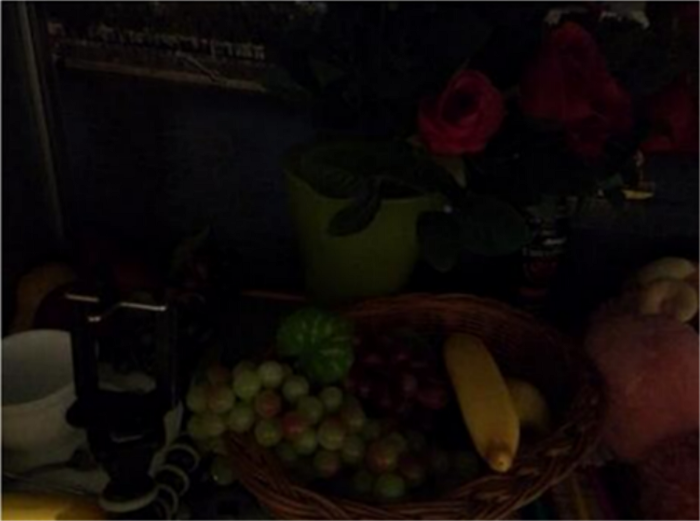
#> input picture dark.png, 700 x 521 px
$ python app.py
#> lines starting #> are read from the running program, lines starting #| are printed output that depends on the picture
# -*- coding: utf-8 -*-
"""
Created on Tue July 2021
@author: izaidi
"""
import time
import cv2
import os
import numpy as np
from guidedfilter import guided_filter

def get_illumination_channel(I, w):
    M, N, _ = I.shape
    padded = np.pad(I, ((int(w/2), int(w/2)), (int(w/2), int(w/2)), (0, 0)), 'edge')
    darkch = np.zeros((M, N))
    brightch = np.zeros((M, N))

    for i, j in np.ndindex(darkch.shape):
        darkch[i, j] = np.min(padded[i:i + w, j:j + w, :])
        brightch[i, j] = np.max(padded[i:i + w, j:j + w, :])

    return darkch, brightch

def get_atmosphere(I, brightch, p=0.1):
    M, N = brightch.shape
    flatI = I.reshape(M*N, 3)
    flatbright = brightch.ravel()

    searchidx = (-flatbright).argsort()[:int(M*N*p)]
    A = np.mean(flatI.take(searchidx, axis=0), dtype=np.float64, axis=0)
    return A

def get_initial_transmission(A, brightch):
    A_c = np.max(A)
    init_t = (brightch-A_c)/(1.-A_c)
    return (init_t - np.min(init_t))/(np.max(init_t) - np.min(init_t))

def get_corrected_transmission(I, A, darkch, brightch, init_t, alpha, omega, w):
    im3 = np.empty(I.shape, I.dtype);
    for ind in range(0, 3):
        im3[:, :, ind] = I[:, :, ind] / A[ind]
    dark_c, _ = get_illumination_channel(im3, w)
    dark_t = 1 - omega*dark_c
    corrected_t = init_t
    diffch = brightch - darkch

    for i in range(diffch.shape[0]):
        for j in range(diffch.shape[1]):
            if(diffch[i, j] < alpha):
                corrected_t[i, j] = dark_t[i, j] * init_t[i, j]

    return np.abs(corrected_t)

def get_final_image(I, A, refined_t, tmin):
    refined_t_broadcasted = np.broadcast_to(refined_t[:, :, None], (refined_t.shape[0], refined_t.shape[1], 3))
    J = (I-A) / (np.where(refined_t_broadcasted < tmin, tmin, refined_t_broadcasted)) + A

    return (J - np.min(J))/(np.max(J) - np.min(J))

def dehaze(I, tmin, w, alpha, omega, p, eps, reduce=False):
    m, n, _ = I.shape
    Idark, Ibright = get_illumination_channel(I, w)
    A = get_atmosphere(I, Ibright, p)

    init_t = get_initial_transmission(A, Ibright)
    if reduce:
        init_t = reduce_init_t(init_t)
    corrected_t = get_corrected_transmission(I, A, Idark, Ibright, init_t, alpha, omega, w)

    normI = (I - I.min()) / (I.max() - I.min())
    refined_t = guided_filter(normI, corrected_t, w, eps)
    J_refined = get_final_image(I, A, refined_t, tmin)

    enhanced = (J_refined*255).astype(np.uint8)
    f_enhanced = cv2.detailEnhance(enhanced, sigma_s=10, sigma_r=0.15)
    f_enhanced = cv2.edgePreservingFilter(f_enhanced, flags=1, sigma_s=64, sigma_r=0.2)
    return f_enhanced

def reduce_init_t(init_t):
    init_t = (init_t*255).astype(np.uint8)
    xp = [0, 32, 255]
    fp = [0, 32, 48]
    x = np.arange(256)
    table = np.interp(x, xp, fp).astype('uint8')
    init_t = cv2.LUT(init_t, table)
    init_t = init_t.astype(np.float64)/255
    return init_t

im = cv2.imread('dark.png')
#> im is the input picture: shape (521, 700, 3); mean B, G, R 8.4, 10.7, 16.6
orig = im.copy()

tmin = 0.1   # minimum value for t to make J image
w = 15       # window size, which determine the corseness of prior images
alpha = 0.4  # threshold for transmission correction
omega = 0.75 # this is for dark channel prior
p = 0.1      # percentage to consider for atmosphere
eps = 1e-3   # for J image

I = np.asarray(im, dtype=np.float64) # Convert the input to an array.
I = I[:, :, :3] / 255
directory = "filter_output"
parent_dir = "/data/"
path = os.path.join(parent_dir, directory)
if os.path.exists(path):
    print("{} folder exists".format(directory))
else:
    os.mkdir(path)
f_enhanced = dehaze(I, tmin, w, alpha, omega, p, eps)
#> after the loop in get_illumination_channel, `for i, j in np.ndindex(darkch.shape):`:
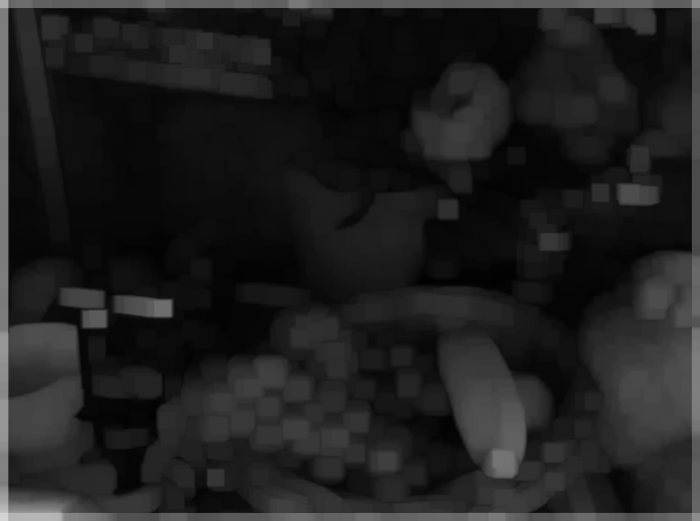
#> brightch: shape (521, 700) float64; min 0.00784, max 0.827, mean 0.123
#> after the loop in get_illumination_channel, `for i, j in np.ndindex(darkch.shape):`:
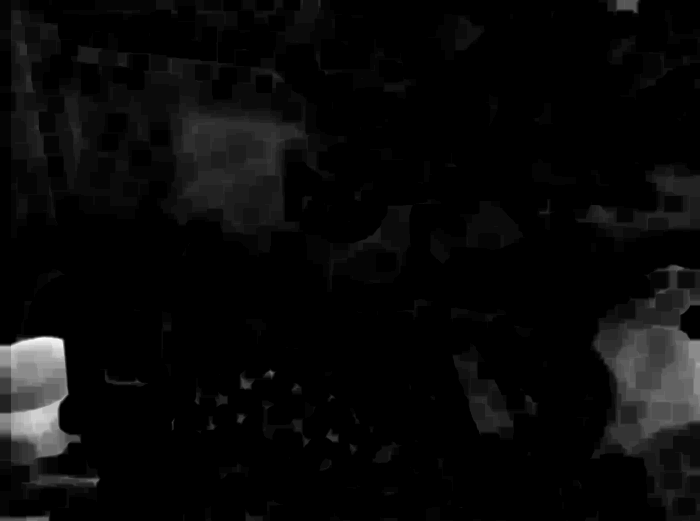
#> darkch: shape (521, 700) float64; min 0, max 0.173, mean 0.0063; drawn with min black and max white
#> in get_atmosphere, `A = np.mean(flatI.take(searchidx, axis=0), dtype=np.float64, axis=0)`: A = [0.0822, 0.121, 0.176]
#> in get_initial_transmission, `A_c = np.max(A)`: A_c = 0.176
#> after the loop in get_corrected_transmission, `for ind in range(0, 3):`:
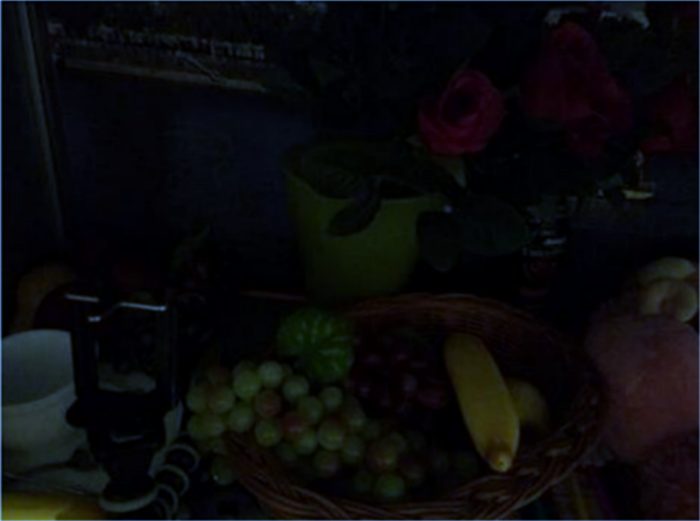
#> im3: shape (521, 700, 3) float64; mean B, G, R 0.399, 0.346, 0.372; drawn with min black and max white
#> call 2 of get_illumination_channel, with w = 15
#> after the loop in get_illumination_channel (call 2), `for i, j in np.ndindex(darkch.shape):`:
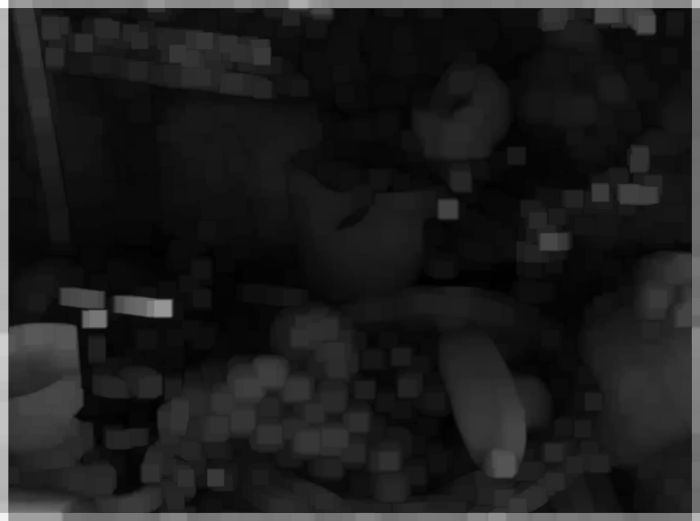
#> brightch: shape (521, 700) float64; min 0.0477, max 8.25, mean 1.04; drawn with min black and max white
#> after the loop in get_illumination_channel (call 2), `for i, j in np.ndindex(darkch.shape):`:
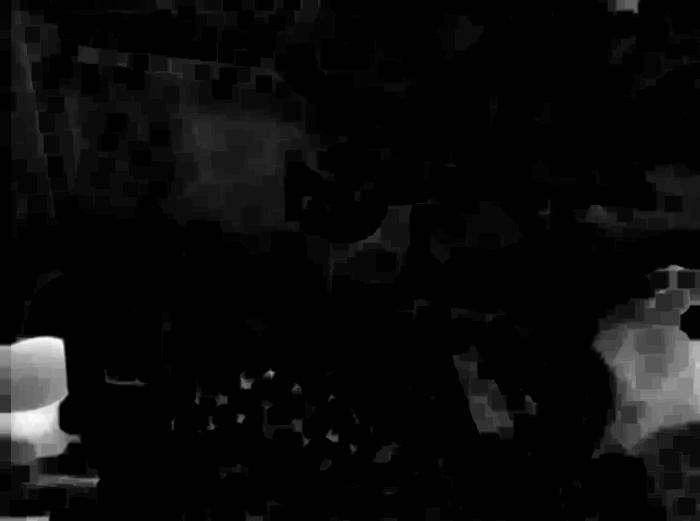
#> darkch: shape (521, 700) float64; min 0, max 1.41, mean 0.0589; drawn with min black and max white
#> in get_corrected_transmission, `dark_t = 1 - omega*dark_c`:
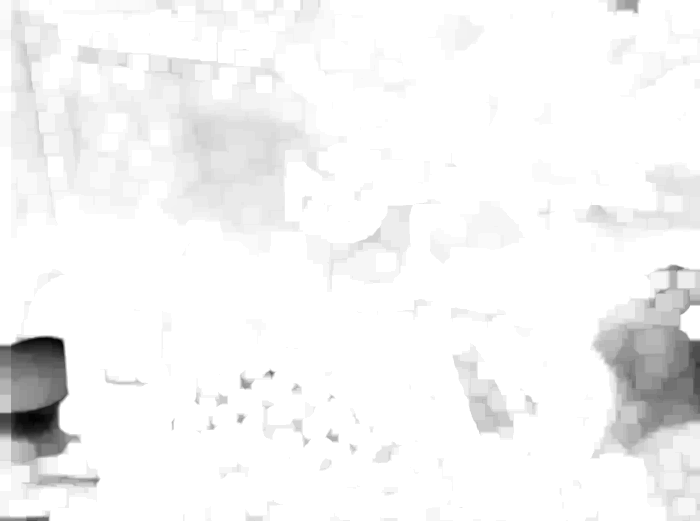
#> dark_t: shape (521, 700) float64; min -0.0551, max 1, mean 0.956; drawn with min black and max white
#> after the loop in get_corrected_transmission, `for i in range(diffch.shape[0]):`:
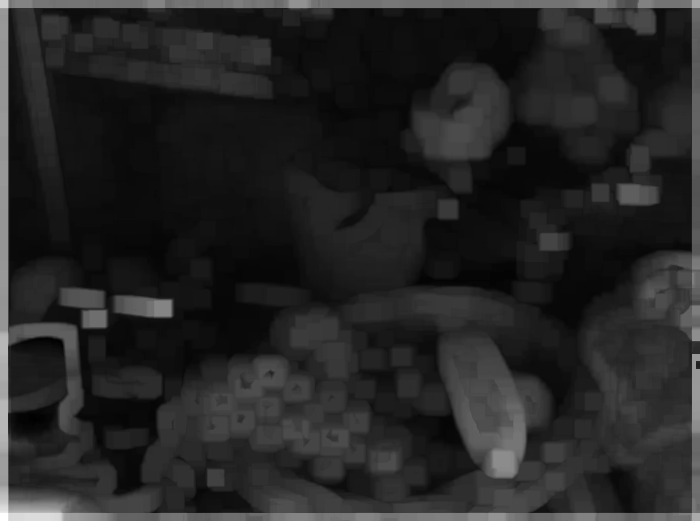
#> corrected_t: shape (521, 700) float64; min -0.0198, max 1, mean 0.131; drawn with min black and max white
#> (the run stopped early here; a loop or call above may not have finished)
